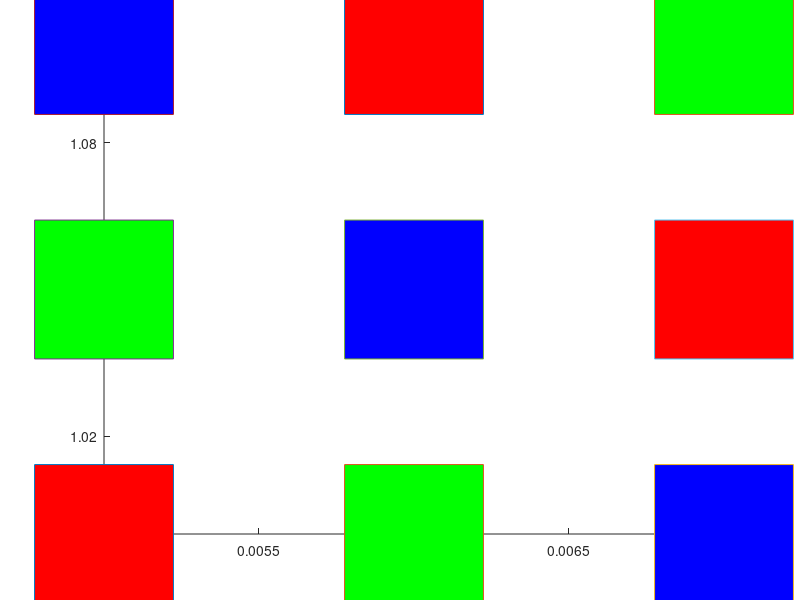
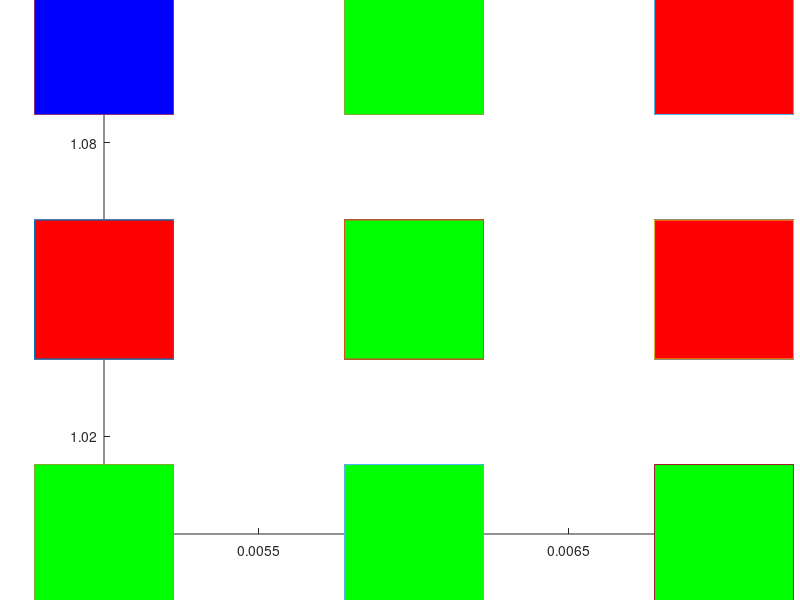

Reproduce these figures in MATLAB, in order.
clc;
clear;
T=150;
rd=2;
sigma_initial=0.05;
alpha_initial=0.9;
number_of_vectors=9;
number_of_neuorn_inputs=27;
neighbour_radius_initial=number_of_vectors/2;

%{
    for v=1:9 %number of input neuorns 
       for x=1:3
       l=input('x ');
        I(x,v)=l;
        
       end
       
end

disp(I)
%}
    

     I=[1 0 0 0 0 1 0 1 0; 0 1 0 1 0 0 0 0 1;0 0 1 0 1 0 1 0 0 ];
figure(1);
title('before clustering');
hold on;

plot(0.005,1,'-s','MarkerSize',100,...
    'MarkerFaceColor',[ I(1,1) I(2,1) I(3,1)]);

plot(0.006,1,'-s','MarkerSize',100,...
    'MarkerFaceColor',[I(1,2) I(2,2) I(3,2)]);

plot(0.007,1,'-s','MarkerSize',100,...
    'MarkerFaceColor',[I(1,3) I(2,3) I(3,3)]);

plot(0.005,1.05,'-s','MarkerSize',100,...
    'MarkerFaceColor',[I(1,4) I(2,4) I(3,4)]);

plot(0.006,1.05,'-s','MarkerSize',100,...
    'MarkerFaceColor',[I(1,5) I(2,5) I(3,5)]);

plot(0.007,1.05,'-s','MarkerSize',100,...
    'MarkerFaceColor',[I(1,6) I(2,6) I(3,6)]);

plot(0.005,1.1,'-s','MarkerSize',100,...
    'MarkerFaceColor',[I(1,7) I(2,7) I(3,7)]);

plot(0.006,1.1,'-s','MarkerSize',100,...
    'MarkerFaceColor',[I(1,8) I(2,8) I(3,8)]);

plot(0.007,1.1,'-s','MarkerSize',100,...
    'MarkerFaceColor',[I(1,9) I(2,9) I(3,9)]);
 
hold off;

    

     sprev=rng(1,'v5uniform')
     R=randi([0 1],3,3)
            G=randi([0 1],3,3)
             B=randi([0 1],3,3)
    
    
    
for t=1:T
    alpha=alpha_initial*exp((1-t)/T);
    sigma=sigma_initial*exp((1-t)/T);
    max_neighbour_radius=round(neighbour_radius_initial*exp((1-t)/T));
    for n=1:9
        for i=1:3
            for j=1:3
                D(i,j)=sqrt((I(1,n)-R(i,j))^2+(I(2,n)-G(i,j))^2+(I(3,n)-B(i,j))^2);
                
            end
        end
        disp('this is differences matrix');
        disp(D);
        min=D(1,1);
        for i=1:3
            for j=1:3
                if(j+1==4)
                      if ((D(i,j)<=D(i,j-1)) && (D(i,j)<=min))
                          min=D(i,j);
                          m=i;
                          c=j;
                          
                      end
                
                elseif ((j-1>=1))
                 if ((D(i,j)<=D(i,j-1)) && (D(i,j)<=min) && (D(i,j)<=D(i,j+1)))
                          min=D(i,j);
                          m=i;
                          c=j;
                          
                 end
                elseif ((i-1>=1))
                     if ((D(i,j)<=D(i,j+1)) && (D(i,j)<=min) && (D(i,j)<=D(i-1,j)))
                          min=D(i,j);
                          m=i;
                          c=j;
                          
                      end
            end 
            end
                  
        end
        
          % update the winning neuron
        e_factor = exp(-((m-m).^2+(c-c).^2)/2*sigma^2);
       R(m,c)=R(m,c)+alpha*(I(1,n)-R(m,c));
       G(m,c)=G(m,c)+alpha*(I(2,n)-G(m,c));
       B(m,c)=B(m,c)+alpha*(I(3,n)-B(m,c));
       
        % update the neighbour neurons
       for neighbour_radius=1:1:max_neighbour_radius
            jj1=m - neighbour_radius;
            jj2=c;
            if (jj1>=1) % to stay in the matrix
                e_factor = exp(-((m-jj1).^2+(c-jj2).^2)/2*sigma^2);
                R(jj1,jj2)=R(jj1,jj2) + alpha * e_factor * (I(1,n)-R(jj1,jj2));
                G(jj1,jj2)=G(jj1,jj2) + alpha * e_factor * (I(2,n)-G(jj1,jj2));
                B(jj1,jj2)=B(jj1,jj2) + alpha * e_factor * (I(3,n)-B(jj1,jj2));
            end
            jj1=m + neighbour_radius;
            jj2=c;
            if (jj1<=3) % to stay in the matrix
                e_factor = exp(-((m-jj1).^2+(c-jj2).^2)/2*sigma^2);
                  R(jj1,jj2)=R(jj1,jj2) + alpha * e_factor * (I(1,n)-R(jj1,jj2));
                G(jj1,jj2)=G(jj1,jj2) + alpha * e_factor * (I(2,n)-G(jj1,jj2));
                B(jj1,jj2)=B(jj1,jj2) + alpha * e_factor * (I(3,n)-B(jj1,jj2));
            end
            jj1=m;
            jj2=c - neighbour_radius;
            if (jj2>=1) % to stay in the matrix
               e_factor = exp(-((m-jj1).^2+(c-jj2).^2)/2*sigma^2);
                 R(jj1,jj2)=R(jj1,jj2) + alpha * e_factor * (I(1,n)-R(jj1,jj2));
                G(jj1,jj2)=G(jj1,jj2) + alpha * e_factor * (I(2,n)-G(jj1,jj2));
                B(jj1,jj2)=B(jj1,jj2) + alpha * e_factor * (I(3,n)-B(jj1,jj2));
            end
            jj1=m;
            jj2=c + neighbour_radius;
            if (jj2<=3) % to stay in the matrix
                e_factor = exp(-((m-jj1).^2+(c-jj2).^2)/2*sigma^2);
                 R(jj1,jj2)=R(jj1,jj2) + alpha * e_factor * (I(1,n)-R(jj1,jj2));
                G(jj1,jj2)=G(jj1,jj2) + alpha * e_factor * (I(2,n)-G(jj1,jj2));
                B(jj1,jj2)=B(jj1,jj2) + alpha * e_factor * (I(3,n)-B(jj1,jj2));
            end
       end 
        
    end
    RED=round(R);
GREEN=round(G);
BLUE=round(B);
disp(RED);
disp(GREEN);
disp(BLUE);
figure(2);
title('after clusering');
hold on;

plot(0.005,1,'-s','MarkerSize',100,...
    'MarkerFaceColor',[ RED(1,1) GREEN(1,1) BLUE(1,1)]);

plot(0.006,1,'-s','MarkerSize',100,...
    'MarkerFaceColor',[RED(1,2) GREEN(1,2) BLUE(1,2)]);

plot(0.007,1,'-s','MarkerSize',100,...
    'MarkerFaceColor',[RED(1,3) GREEN(1,3) BLUE(1,3)]);

plot(0.005,1.05,'-s','MarkerSize',100,...
    'MarkerFaceColor',[RED(2,1) GREEN(2,1) BLUE(2,1)]);

plot(0.006,1.05,'-s','MarkerSize',100,...
    'MarkerFaceColor',[RED(2,2) GREEN(2,2) BLUE(2,2)]);

plot(0.007,1.05,'-s','MarkerSize',100,...
    'MarkerFaceColor',[RED(2,3) GREEN(2,3) BLUE(2,3)]);

plot(0.005,1.1,'-s','MarkerSize',100,...
    'MarkerFaceColor',[RED(3,1) GREEN(3,1) BLUE(3,1)]);

plot(0.006,1.1,'-s','MarkerSize',100,...
    'MarkerFaceColor',[RED(3,2) GREEN(3,2) BLUE(3,2)]);

plot(0.007,1.1,'-s','MarkerSize',100,...
    'MarkerFaceColor',[RED(3,3) GREEN(3,3) BLUE(3,3)]);
 
hold off;


end
disp(D);
  disp(I);

disp('this is red');
disp(R);
disp('this is G');
disp(G);
disp('this is B');
disp(B);
